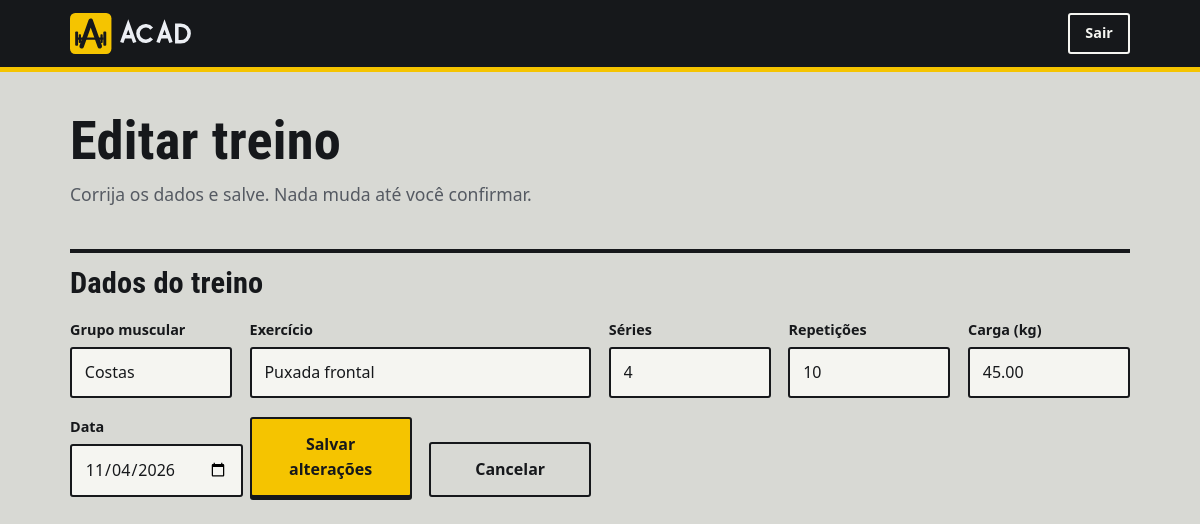
The app's page /editar.php?id=2 (signed in) with its own data.
### tables this page shows
CREATE TABLE IF NOT EXISTS treinos (
    id INT AUTO_INCREMENT PRIMARY KEY,
    usuario_id INT NOT NULL,
    grupo_muscular VARCHAR(50) NOT NULL,
    exercicio VARCHAR(100) NOT NULL,
    series INT NOT NULL,
    repeticoes INT NOT NULL,
    carga_kg DECIMAL(5,2) DEFAULT 0.00,
    data_treino DATE NOT NULL,
    criado_em TIMESTAMP DEFAULT CURRENT_TIMESTAMP,

    CONSTRAINT fk_treinos_usuarios
        FOREIGN KEY (usuario_id)
        REFERENCES usuarios(id)
        ON DELETE CASCADE
);

### editar.php (the view, shortened to what this page needs)
<?php
require_once 'php/conexao.php';
$usuario_id = $_SESSION['usuario_id'];
$id = (int)($_GET['id'] ?? $_POST['id'] ?? 0);
$stmt = $pdo->prepare("SELECT * FROM treinos WHERE id = :id AND usuario_id = :usuario_id");
$stmt->execute([':id' => $id, ':usuario_id' => $usuario_id]);
$treino = $stmt->fetch();
?>
<!DOCTYPE html>
<html lang="pt-BR">
<head>
    <link rel="stylesheet" href="css/style.css">
</head>
<body>
    <header class="topo">
        <div class="topo__conteudo">
            <a class="logo" href="painel.php"><img src="img/logo.svg" alt="Acad" width="150" height="48"></a>
            <a class="btn btn--secundario btn--pequeno" href="logout.php">Sair</a>
        </div>
    </header>
    <main class="pagina">
        <div class="pagina__titulo">
            <h1>Editar treino</h1>
            <p>Corrija os dados e salve. Nada muda até você confirmar.</p>
        </div>
        <section class="secao" aria-labelledby="titulo-editar">
            <div class="secao__cabecalho">
                <h2 id="titulo-editar">Dados do treino</h2>
            </div>
            <form class="form form--treino" action="editar.php?id=<?= (int)$treino['id'] ?>" method="POST">
                <div class="campo">
                    <label for="grupo_muscular">Grupo muscular</label>
                    <input type="text" id="grupo_muscular" name="grupo_muscular" value="<?= htmlspecialchars($treino['grupo_muscular']) ?>" maxlength="50" required>
                </div>
                <div class="campo campo--largo">
                    <label for="exercicio">Exercício</label>
                    <input type="text" id="exercicio" name="exercicio" value="<?= htmlspecialchars($treino['exercicio']) ?>" maxlength="100" required>
                </div>
                <div class="campo">
                    <label for="series">Séries</label>
                    <input type="number" id="series" name="series" value="<?= (int)$treino['series'] ?>" min="1" required>
                </div>
                <div class="campo">
                    <label for="repeticoes">Repetições</label>
                    <input type="number" id="repeticoes" name="repeticoes" value="<?= (int)$treino['repeticoes'] ?>" min="1" required>
                </div>
                <div class="campo">
                    <label for="carga_kg">Carga (kg)</label>
                    <input type="number" id="carga_kg" name="carga_kg" value="<?= htmlspecialchars((string)$treino['carga_kg']) ?>" step="0.5" min="0">
                </div>
                <div class="campo">
                    <label for="data_treino">Data</label>
                    <input type="date" id="data_treino" name="data_treino" value="<?= htmlspecialchars($treino['data_treino']) ?>" required>
                </div>
                <button class="btn" type="submit">Salvar alterações</button>
                <a class="btn btn--contorno" href="painel.php">Cancelar</a>
            </form>
        </section>
    </main>
</body>
</html>

### css/style.css (style rules this page uses)
:root { --concreto: #d8d9d4; --papel: #f5f5f1; --tinta: #16181b; --tinta-2: #555a62; --linha-fina: #b4b5af; --giz: #f5c400; --giz-claro: #ffd633; --erro: #b3261e; --ok: #1d7a45; --anilha-0: #c62828; --anilha-1: #1b5fa8; --anilha-2: #f5c400; --anilha-3: #1f7a46; --fonte: system-ui, -apple-system, "Segoe UI", Roboto, Arial, sans-serif; --fonte-titulo: "Bahnschrift", "Roboto Condensed", "Arial Narrow", "Helvetica Neue", Arial, sans-serif; }
*, *::before, *::after { box-sizing: border-box; }
html { -webkit-text-size-adjust: 100%; }
body { margin: 0; min-height: 100vh; font-family: var(--fonte); font-size: 1rem; line-height: 1.55; color: var(--tinta); background: var(--concreto); }
h1, h2, h3 { margin: 0; font-family: var(--fonte-titulo); font-stretch: 75%; font-weight: 700; line-height: 1.05; letter-spacing: 0.005em; }
p { margin: 0; }
a { color: var(--tinta); font-weight: 600; text-decoration: underline; text-decoration-thickness: 2px; text-underline-offset: 3px; text-decoration-color: var(--giz); }
.logo { display: inline-block; text-decoration: none; }
.logo img { display: block; height: 2.6rem; width: auto; }
.form { display: grid; gap: 1.1rem; }
.campo { display: grid; gap: 0.35rem; }
.campo label { font-size: 0.9rem; font-weight: 700; }
.campo input { width: 100%; padding: 0.7rem 0.8rem; font: inherit; color: var(--tinta); background: var(--papel); border: 2px solid var(--tinta); border-radius: 3px; }
.campo input::placeholder { color: #8b8f96; }
.btn { display: inline-flex; align-items: center; justify-content: center; padding: 0.8rem 1.4rem; font: inherit; font-weight: 700; color: var(--tinta); text-decoration: none; background: var(--giz); border: 2px solid var(--tinta); border-radius: 3px; cursor: pointer; }
.btn { box-shadow: 0 3px 0 var(--tinta); transition: transform 0.08s, box-shadow 0.08s, background 0.15s; }
.btn--secundario { color: var(--papel); background: transparent; border-color: var(--papel); box-shadow: none; }
.btn--pequeno { padding: 0.45rem 0.95rem; font-size: 0.9rem; }
.topo { background: var(--tinta); border-bottom: 5px solid var(--giz); }
.topo__conteudo { display: flex; align-items: center; justify-content: space-between; gap: 1rem; max-width: 1100px; margin: 0 auto; padding: 0.8rem 1.25rem; }
.pagina { max-width: 1100px; margin: 0 auto; padding: 2.5rem 1.25rem 4rem; display: grid; gap: 2.5rem; }
.pagina__titulo h1 { font-size: clamp(2.2rem, 6vw, 3.4rem); }
.pagina__titulo p { margin-top: 0.75rem; max-width: 52ch; font-size: 1.1rem; color: var(--tinta-2); }
.secao { border-top: 4px solid var(--tinta); padding-top: 0.9rem; }
.secao__cabecalho { display: flex; align-items: baseline; justify-content: space-between; gap: 1rem; margin-bottom: 1.25rem; }
.secao__cabecalho h2 { font-size: 1.9rem; }
.form--treino { grid-template-columns: repeat(auto-fit, minmax(150px, 1fr)); align-items: end; }
.form--treino .campo--largo { grid-column: span 2; }
.form--treino .btn { width: 100%; margin-top: 0; }
.btn--contorno { color: var(--tinta); background: transparent; box-shadow: none; }

### records on screen
treinos: grupo_muscular "Costas", exercicio "Puxada frontal", series "4", repeticoes "10", carga_kg "45.00", data_treino "11/04/2026"
